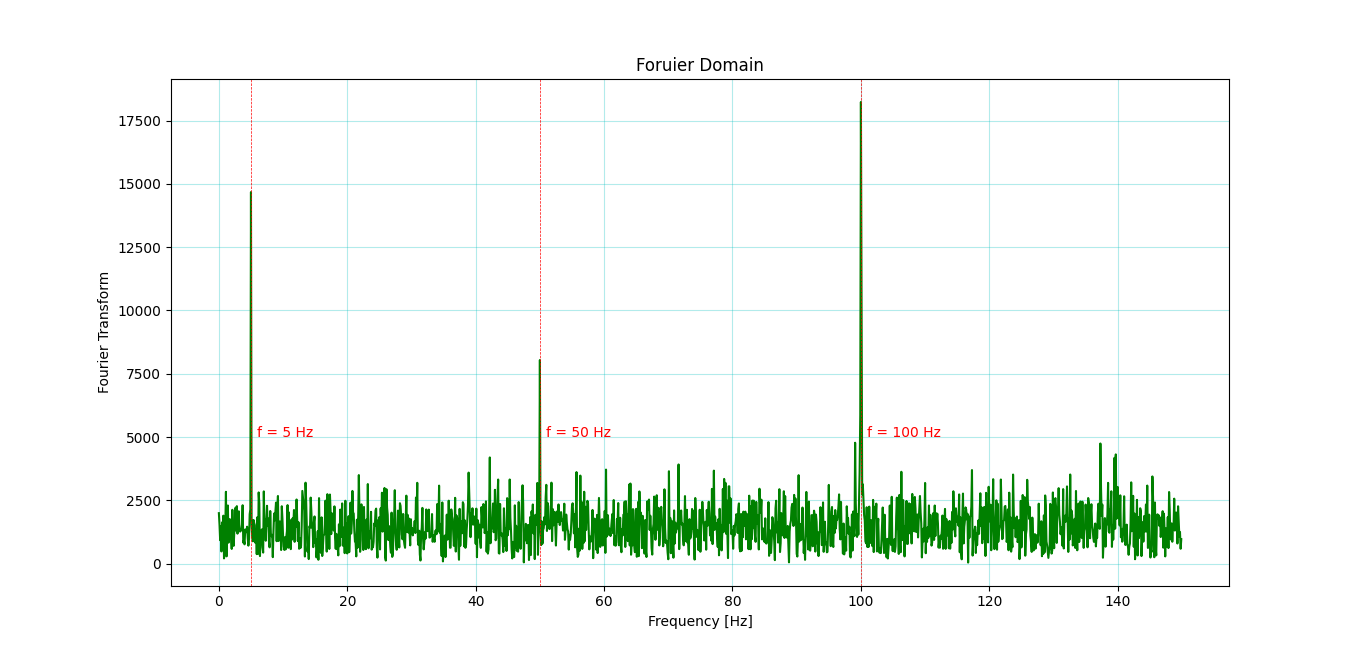

The Python source for this figure:
import numpy as np
import numpy.fft as fft
import matplotlib.pyplot as plt

SPS = 300 				# Hz
dt = 1/SPS 				# sec

# Frequency (Hz) of the signals

f1 = 5 	
f2 = 50
f3 = 100

T = 10					# Time (s) duration of the signals
N = int(T*SPS)				# Length of the sample
df = 1/T

X = np.linspace(0, T, N)

Y = 5*np.sin(2*np.pi*f1*X) + 3*np.sin(2*np.pi*f2*X) + 8*np.sin(2*np.pi*f3*X)
Y = Y + 15*np.random.randn(N)		# Add the random noise

Fy = 2*fft.fft(Y)			# 2 because we are ignoring the power in the -ve frequency  

# Lets compute frequency array

freq = np.arange(0, N//2)*df		# We ignore the N/2 to N and consider only +v Frequency  Coefficients 

plt.figure(figsize=[12,9])
plt.plot(freq, np.abs(Fy[:N//2]), color='g')
plt.xlabel('Frequency [Hz]' )
plt.ylabel('Fourier Transform')
plt.title('Foruier Domain')
plt.axvline(x=5, color='r', ls='--', lw=0.5)
plt.text(6, 5000, 'f = 5 Hz', color='r')
plt.axvline(x=50, color='r', ls='--', lw=0.5)
plt.text(51, 5000, 'f = 50 Hz', color='r')
plt.axvline(x=100, color='r', ls='--', lw=0.5)
plt.text(101, 5000, 'f = 100 Hz', color= 'r')
plt.grid(alpha=0.3, color='c')
plt.show()
